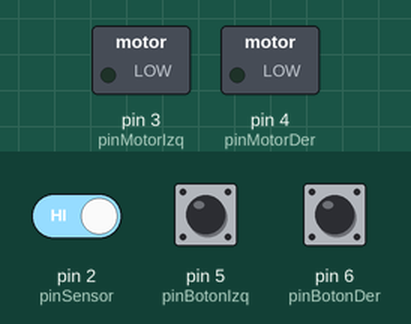
Recording of a sketch running on a simulated Arduino Uno, built with avr-gcc and run on an emulated ATmega328P. On the bench: switched loads named in the sketch (green lamp = pin HIGH). The test bench sets the inputs (shaded band); at power-on: pin 5 (pinBotonIzq) LOW, pin 6 (pinBotonDer) LOW, pin 2 (pinSensor) HIGH. What the sketch prints to the serial monitor is not drawn.

Above: at 1.2 s.
1.3 s: pin 5 (pinBotonIzq) pulled HIGH for 1 s
At 1.8 s:
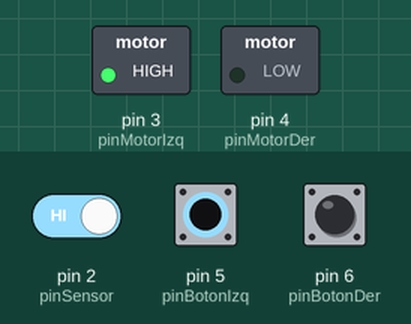
4.3 s: pin 6 (pinBotonDer) pulled HIGH for 3.2 s
At 4.8 s:
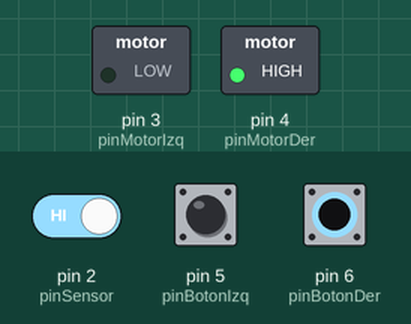
9.0 s: pin 5 (pinBotonIzq) pulled HIGH for 3.2 s
At 12.8 s:
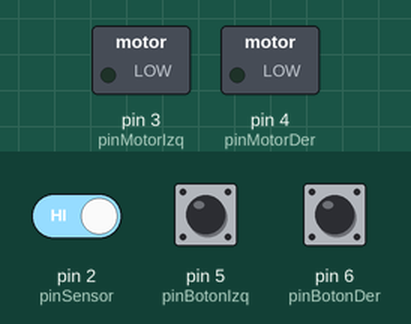
Timing chart, 0 to 14.3 s (numbered marks = the images above; inputs shaded):
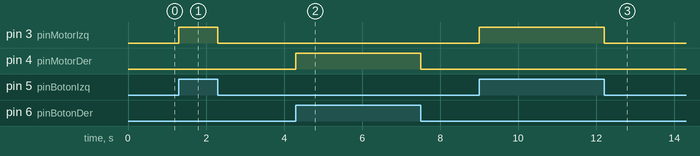

Measured:
- after the input at 1.3 s, pin 3 (pinMotorIzq): LOW → HIGH at once, → LOW 1.0 s later
- after the input at 4.3 s, pin 4 (pinMotorDer): LOW → HIGH at once, → LOW 3.2 s later
- after the input at 9.0 s, pin 3 (pinMotorIzq): LOW → HIGH at once, → LOW 3.2 s later

The sketch:

sensor2Transistores2Motores.ino
```cpp
/**************************************************************
 * 2 Motores + 2 botones + 1 Sensor
 * ================================
 *
 * Finalmente ocupare transistores, no se justifica usar un punteH
 * si no se necesita invertir el sentido de giro
 *
 ***************************************************************/


// Tiempo de gracia para salir de la marca de la cinta
int tiempoGracia = 100; // milisegudos


/*
pinSensor --> Lee la posicion de la cinta usando
 un pull-down resistor

 GND --> 10kohm -|---> pinSensor
                 |---> 5V
 */
int pinSensor = 2;

// Estos pines van a la base de los transistores BC549
// El colector y emisor van a la alimentacion del motor
int pinMotorIzq = 3;
int pinMotorDer = 4;

// Estos pines van a los pulsadores
int pinBotonIzq = 5;
int pinBotonDer = 6;


/***************************
* * Funciones Auxiliares * *
****************************/

void moverIzq(){
  PORTD = B11101111 & (PORTD | B00001000);
  delay( tiempoGracia); // aca esperamos que el sensor marque LOW
  while( digitalRead( pinSensor) == LOW){
    PORTD = B11101111 & (PORTD | B00001000);
  }
  detener();
}
void moverDer(){
  PORTD = B11110111 & (PORTD | B00010000);
  delay( tiempoGracia);
  while( digitalRead( pinSensor) == LOW){
    PORTD = B11110111 & (PORTD | B00010000);
  }
  detener();
}
void detener(){
  PORTD &= B11100111;
}


/****************************
* * Funciones Principales * *
****************************/

void setup(){
  Serial.begin( 9600);
  DDRD = B10011000 & (DDRD | B00011000);
}
void loop(){
  Serial.println( digitalRead( pinSensor));

  if      ( digitalRead( pinBotonIzq) == HIGH){
    moverIzq();
  }
  else if ( digitalRead( pinBotonDer) == HIGH){
    moverDer();
  }
  else{
    detener();
  }
  Serial.flush();
}
```
